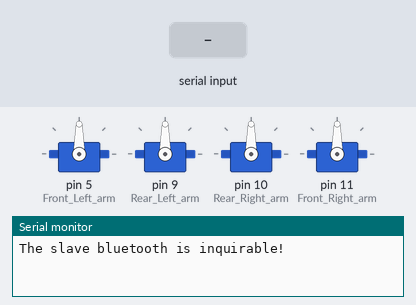
This sketch was run on a simulated Arduino Uno, built with avr-gcc and run on an emulated ATmega328P. Parts: 4 × servo, the last lines printed to the serial monitor. The inputs (shaded band) are chosen by the test bench.

Above: at 5.2 s.
5.3 s: "1" received over the second serial link
At 6.1 s:
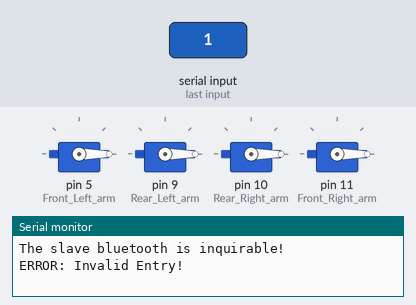
6.8 s: "h" received over the second serial link
At 7.6 s:
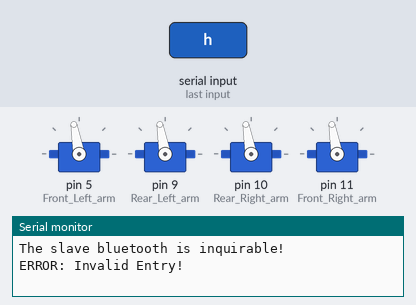
8.3 s: "l" received over the second serial link
At 8.7 s:
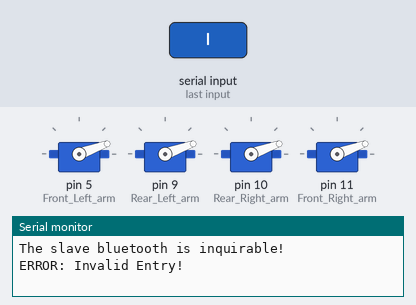
Timing chart, 0 to 11.3 s (numbered marks = the images above; inputs shaded):
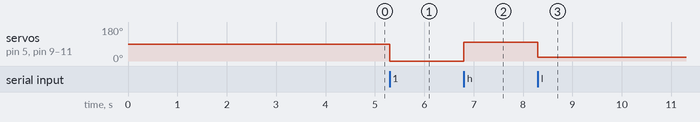

Measured:
- after the input at 5.3 s, servo on pin 5 (Front_Left_arm), servo on pin 9 (Rear_Left_arm), servo on pin 10 (Rear_Right_arm), servo on pin 11 (Front_Right_arm): 90° → 0° at once
- after the input at 6.8 s, servo on pin 5 (Front_Left_arm), servo on pin 9 (Rear_Left_arm), servo on pin 10 (Rear_Right_arm), servo on pin 11 (Front_Right_arm): 0° → 100° at once
- after the input at 8.3 s, servo on pin 5 (Front_Left_arm), servo on pin 9 (Rear_Left_arm), servo on pin 10 (Rear_Right_arm), servo on pin 11 (Front_Right_arm): 100° → 20° at once

The sketch:

Quadcopter_FlightControl_v2_0.ino
```cpp
/* Bluetooth integration */
/* Control via PC(Teraterm) and Phone(Blueterm) */
/* Author : Subramaniya Sai S */
/* ******** TESTED - WORKING CODE ******** */

#include <SoftwareSerial.h>   //Software Serial Port
#include <Servo.h>

Servo Front_Left_arm;        //5
Servo Rear_Left_arm;         //9
Servo Rear_Right_arm;        //10
Servo Front_Right_arm;       //11

#define RxD 6
#define TxD 7

#define HighCutOff 100
#define LowCutOff 20

#define DEBUG_ENABLED  1

SoftwareSerial blueToothSerial(RxD,TxD);

void setup()
{
  Front_Left_arm.attach(5);
  Rear_Left_arm.attach(9);
  Rear_Right_arm.attach(10);
  Front_Right_arm.attach(11);
  Serial.begin(9600);
  setupBlueToothConnection();
}

void loop()
{
  int val=0;
  char ch;
  while(1){
    if(blueToothSerial.available()){
      ch = blueToothSerial.read();
      blueToothSerial.print(ch);
      if(ch=='h')
      {
        val=HighCutOff;    //Set high cut-off ex.100
      }
      else if(ch=='l')
      {
        val=LowCutOff;    //Set low cut-off ex.20
      }
      else if(ch=='w')
      {
        val=val+1;         //Increase Altitude by 1
      }
      else if(ch=='s')
      {
        val=val-1;         //Decrease Altitude by 1
      }
      else
      {
        Serial.println("ERROR: Invalid Entry!");
      }

      //Sending Signals
      Front_Left_arm.write(val);
      Rear_Left_arm.write(val);
      Rear_Right_arm.write(val);
      Front_Right_arm.write(val);
    }
  }
}

void setupBlueToothConnection()
{
  blueToothSerial.begin(38400);                        //Bluetooth Baud Rate
  blueToothSerial.print("\r\n+STWMOD=0\r\n");          //Slave Mode for Copter
  blueToothSerial.print("\r\n+STNA=SeeedBTSlave\r\n"); //Device Name for Bluetooth: "SeeedBTSlave"
  blueToothSerial.print("\r\n+STOAUT=1\r\n");          //Allow Connection
  blueToothSerial.print("\r\n+STAUTO=0\r\n");          //No Auto Connect
  delay(2000);                                         //Some delay...Just to be safe..
  blueToothSerial.print("\r\n+INQ=1\r\n");             //Allow inquiry to device
  Serial.println("The slave bluetooth is inquirable!");
  delay(2000);                                         //Another delay...Again just to be safe
  blueToothSerial.flush();                             //Kick out all unwanted values
}
```
